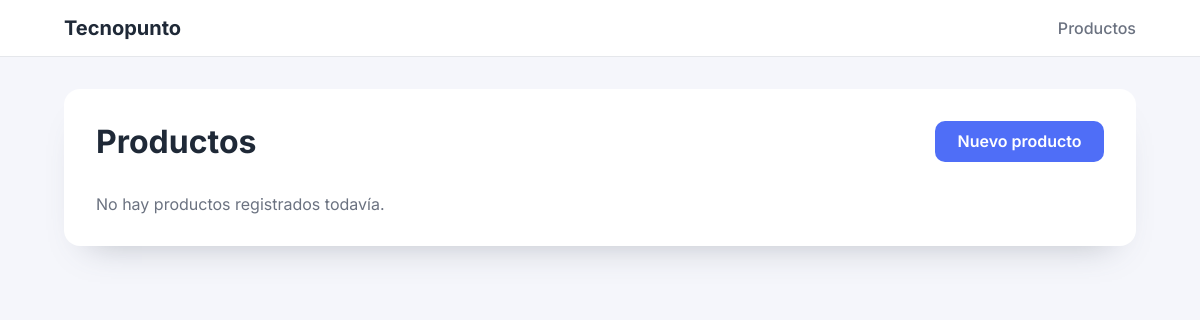
The app's page /productos/, older data.
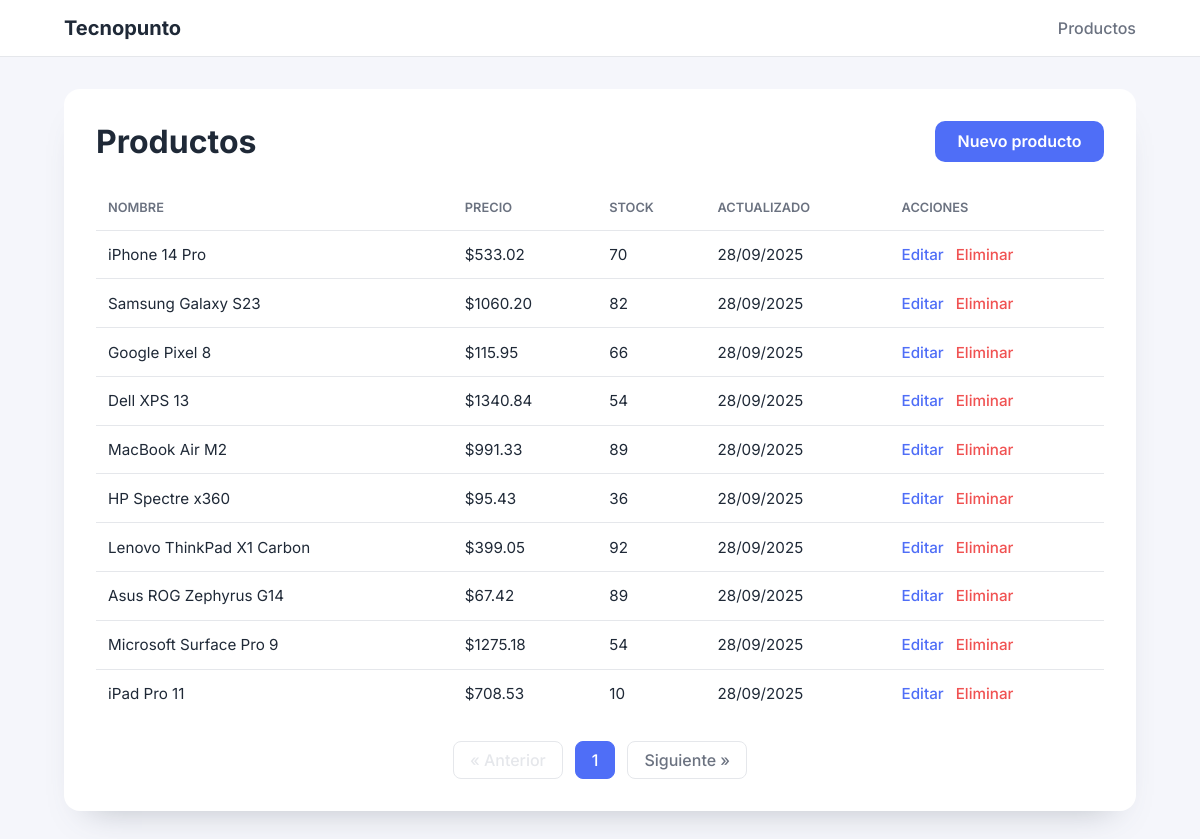
The same page, newer data.
### productos/models.py (models this page shows, shortened)
class Producto(models.Model): # Modelo para representar un producto
   nombre = models.CharField(max_length=100)  # nombre del producto
   descripcion = models.TextField()            # descripción larga
   precio = models.DecimalField(max_digits=10, decimal_places=2)
   cantidad_stock = models.IntegerField()
   fecha_creacion = models.DateField(auto_now_add=True)
   fecha_ultima_modificacion = models.DateField(auto_now=True)
   class Meta:
       db_table = 'productos'  # aquí definimos el nombre exacto de la tabla

### productos/views.py (the view)
# urls.py: path('', ProductoListView.as_view(), name='list'),
class ProductoListView(ListView):
    model = Producto
    template_name = 'productos/product_list.html'
    context_object_name = 'productos'
    paginate_by = 10
    ordering = ['-fecha_ultima_modificacion']

### templates/productos/product_list.html (shortened to what this page needs)
{% extends 'base.html' %}
{% block content %}
<section class="card">
    <div class="card__header">
        <h2>Productos</h2>
        <a class="button button--primary" href="{% url 'productos:create' %}">Nuevo producto</a>
    </div>
    {% if productos %}
        <div class="table-responsive">
            <table class="table">
                <thead>
                    <tr>
                        <th>Nombre</th>
                        <th>Precio</th>
                        <th>Stock</th>
                        <th>Actualizado</th>
                        <th class="table__actions">Acciones</th>
                    </tr>
                </thead>
                <tbody>
                    {% for producto in productos %}
                        <tr>
                            <td>{{ producto.nombre }}</td>
                            <td>${{ producto.precio|floatformat:2 }}</td>
                            <td>{{ producto.cantidad_stock }}</td>
                            <td>{{ producto.fecha_ultima_modificacion|date:'d/m/Y' }}</td>
                            <td class="table__actions">
                                <a href="{% url 'productos:update' producto.pk %}">Editar</a>
                                <a class="danger" href="{% url 'productos:delete' producto.pk %}">Eliminar</a>
                            </td>
                        </tr>
                    {% endfor %}
                </tbody>
            </table>
        </div>
        {% if is_paginated %}
            <nav class="pagination">
                {% if page_obj.has_previous %}
                    <a class="pagination__link" href="?page={{ page_obj.previous_page_number }}">&laquo; Anterior</a>
                {% else %}
                    <span class="pagination__link pagination__link--disabled">&laquo; Anterior</span>
                {% endif %}
                <span class="pagination__page">{{ page_obj.number }}</span>
                {% if page_obj.has_next %}
                    <a class="pagination__link" href="?page={{ page_obj.next_page_number }}">Siguiente &raquo;</a>
                {% else %}
                    <span class="pagination__link pagination__link--disabled">Siguiente &raquo;</span>
                {% endif %}
            </nav>
        {% endif %}
    {% else %}
        <p class="empty-state">No hay productos registrados todavía.</p>
    {% endif %}
</section>
{% endblock %}

### templates/base.html (shortened to what this page needs)
{% load static %}
<!DOCTYPE html>
<html lang="es">
<head>
    <link rel="stylesheet" href="{% static 'productos/css/styles.css' %}">
</head>
<body>
    <header class="topbar">
        <div class="topbar__container">
            <a class="topbar__brand" href="{% url 'inicio' %}">Tecnopunto</a>
            <nav class="topbar__nav">
                <a href="{% url 'productos:list' %}">Productos</a>
            </nav>
        </div>
    </header>
    <main class="container">
        {% block content %}{% endblock %}
    </main>
</body>
</html>

### static/productos/css/styles.css (style rules this page uses)
:root { --primary: #4f6ef7; --primary-dark: #3e54d3; --danger: #f05252; --text: #1f2937; --muted: #6b7280; --border: #e5e7eb; --background: #f5f6fb; }
* { box-sizing: border-box; }
body { margin: 0; font-family: 'Inter', -apple-system, BlinkMacSystemFont, 'Segoe UI', sans-serif; color: var(--text); background: var(--background); }
.topbar { background: #ffffff; border-bottom: 1px solid var(--border); }
.topbar__container { max-width: 1120px; margin: 0 auto; padding: 1rem 1.5rem; display: flex; justify-content: space-between; align-items: center; }
.topbar__brand { font-weight: 700; font-size: 1.25rem; color: var(--text); text-decoration: none; }
.topbar__nav a { color: var(--muted); text-decoration: none; font-weight: 500; }
.container { max-width: 1120px; margin: 2rem auto; padding: 0 1.5rem 3rem; }
.button { display: inline-flex; align-items: center; justify-content: center; padding: 0.65rem 1.4rem; border-radius: 10px; font-weight: 600; text-decoration: none; cursor: pointer; border: none; transition: background 0.2s ease, color 0.2s ease; }
.button--primary { background: var(--primary); color: #ffffff; }
.card { background: #ffffff; border-radius: 16px; box-shadow: 0 20px 35px -24px rgba(75, 85, 99, 0.4); padding: 2rem; }
.card__header { display: flex; align-items: center; justify-content: space-between; gap: 1rem; margin-bottom: 1.5rem; }
.card__header h2 { margin: 0; font-size: 2rem; }
.table-responsive { overflow-x: auto; }
.table { width: 100%; border-collapse: collapse; }
.table thead tr { border-bottom: 1px solid var(--border); }
.table th, .table td { padding: 0.9rem 0.75rem; text-align: left; font-size: 0.95rem; }
.table th { color: var(--muted); font-weight: 600; text-transform: uppercase; font-size: 0.8rem; }
.table tbody tr + tr { border-top: 1px solid var(--border); }
.table__actions { display: flex; gap: 0.75rem; }
.table__actions a { text-decoration: none; color: var(--primary); font-weight: 500; }
.table__actions .danger { color: var(--danger); }
.pagination { margin-top: 1.5rem; display: flex; align-items: center; justify-content: center; gap: 0.75rem; }
.pagination__link, .pagination__page { padding: 0.5rem 1rem; border-radius: 8px; border: 1px solid var(--border); color: var(--muted); text-decoration: none; font-weight: 500; }
.pagination__link--disabled { pointer-events: none; color: var(--border); }
.pagination__page { background: var(--primary); border-color: var(--primary); color: #ffffff; }

Row changes from the older to the newer data that the page shows:
added Producto: nombre "iPhone 14 Pro", precio "533.02", cantidad_stock "70", fecha_ultima_modificacion "28/09/2025"
added Producto: nombre "Samsung Galaxy S23", precio "1060.20", cantidad_stock "82", fecha_ultima_modificacion "28/09/2025"
added Producto: nombre "Google Pixel 8", precio "115.95", cantidad_stock "66", fecha_ultima_modificacion "28/09/2025"
added Producto: nombre "Dell XPS 13", precio "1340.84", cantidad_stock "54", fecha_ultima_modificacion "28/09/2025"
added Producto: nombre "MacBook Air M2", precio "991.33", cantidad_stock "89", fecha_ultima_modificacion "28/09/2025"
added Producto: nombre "HP Spectre x360", precio "95.43", cantidad_stock "36", fecha_ultima_modificacion "28/09/2025"
added Producto: nombre "Lenovo ThinkPad X1 Carbon", precio "399.05", cantidad_stock "92", fecha_ultima_modificacion "28/09/2025"
added Producto: nombre "Asus ROG Zephyrus G14", precio "67.42", cantidad_stock "89", fecha_ultima_modificacion "28/09/2025"
added Producto: nombre "Microsoft Surface Pro 9", precio "1275.18", cantidad_stock "54", fecha_ultima_modificacion "28/09/2025"
added Producto: nombre "iPad Pro 11", precio "708.53", cantidad_stock "10", fecha_ultima_modificacion "28/09/2025"
Text that changed along with them:
{{ page_obj.number }}: (not shown) → "1"
text no longer shown: "No hay productos registrados todavía."
text now shown: "NOMBRE PRECIO STOCK ACTUALIZADO ACCIONES « Anterior Siguiente »"
